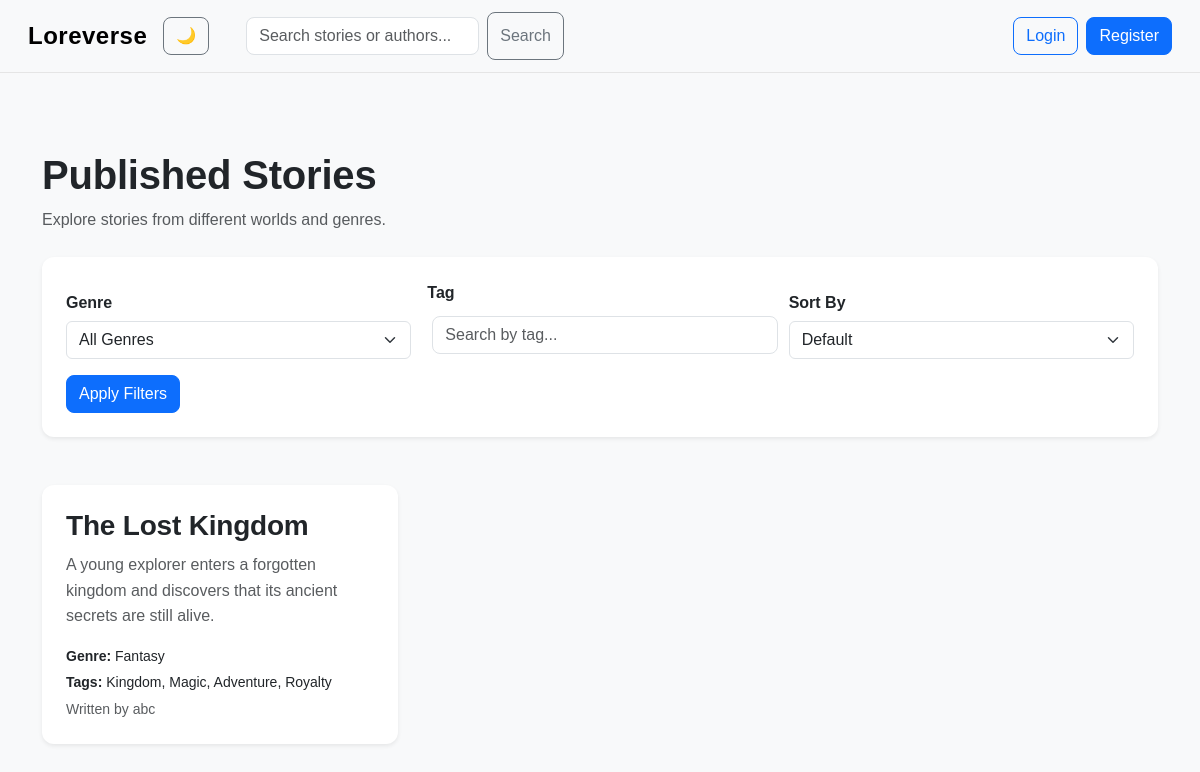
Before: /stories/ with the older database file.
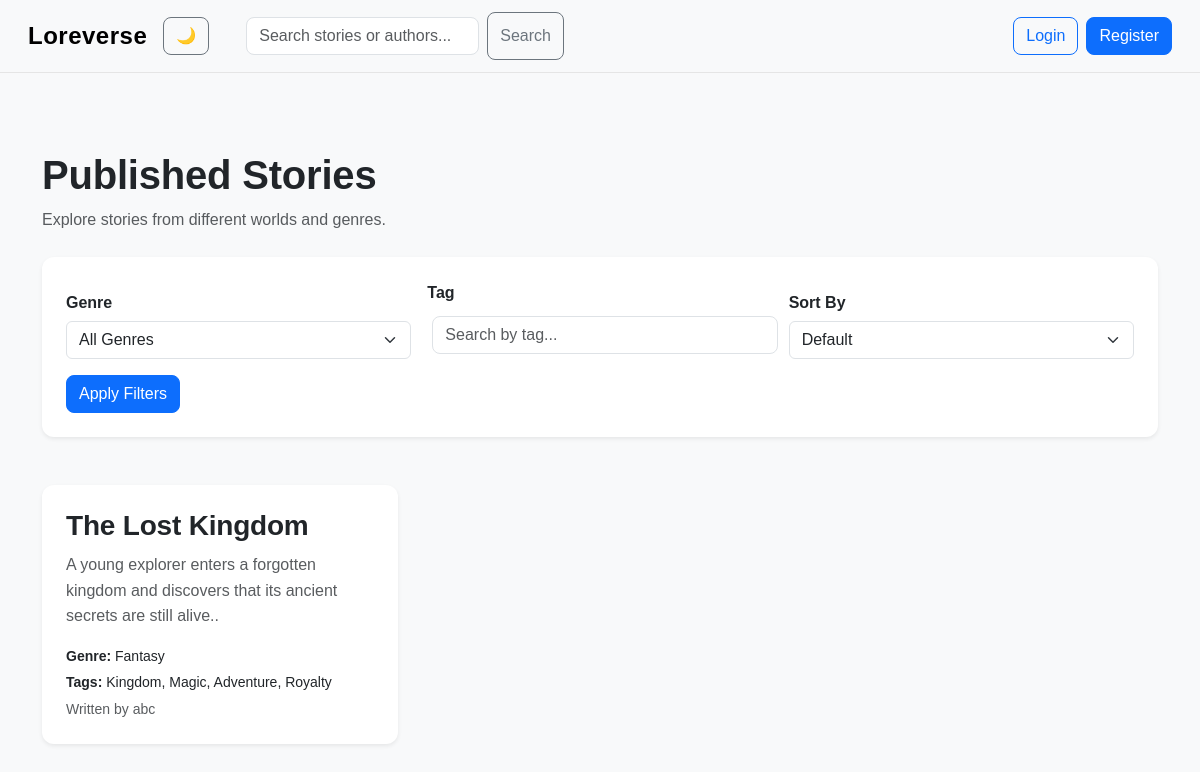
After: the same page with the newer database file.
### loreverse/models.py (models this page shows, shortened)
class Story(models.Model):
    GENRE_CHOICES = [
        ("Fantasy", "Fantasy"),
        ("Romance", "Romance"),
        ("Mystery", "Mystery"),
        ("Horror", "Horror"),
        ("Science Fiction", "Science Fiction"),
        ("Adventure", "Adventure"),
        ("Other", "Other"),]
    title = models.CharField(max_length=200)
    genre = models.CharField(max_length=30, choices=GENRE_CHOICES, default="Other")
    tags = models.CharField(max_length=300, blank=True)
    description = models.TextField()
    author = models.ForeignKey(User, on_delete=models.CASCADE)
    published = models.BooleanField(default=False)
    created_at = models.DateTimeField(auto_now_add=True)
    updated_at = models.DateTimeField(auto_now=True)
    favorited_by = models.ManyToManyField(User, related_name="favorite_stories", blank=True)
    want_to_read_by = models.ManyToManyField(User, related_name="want_to_read_stories", blank=True)

### loreverse/views.py (the view)
# urls.py: path("stories/", views.published_stories, name="published_stories"),
def published_stories(request):
    query = request.GET.get("q", "").strip()
    genre = request.GET.get("genre", "").strip()
    tag = request.GET.get("tag", "").strip()
    sort = request.GET.get("sort", "").strip()
    stories = Story.objects.filter(published=True)
    if query:
        stories = stories.filter(
            Q(title__icontains=query) |
            Q(author__username__icontains=query)
        )
    if genre:
        stories = stories.filter(genre=genre)
    if tag:
        stories = stories.filter(tags__icontains=tag)
    if sort == "newest":
        stories = stories.order_by("-created_at")
    elif sort == "oldest":
         stories = stories.order_by("created_at")
    return render(request, "loreverse/published_stories.html", {
        "stories": stories, "query": query, "genre": genre,
        "tag": tag, "sort": sort, "genre_choices": Story.GENRE_CHOICES,
    })

### loreverse/templates/loreverse/published_stories.html (shortened to what this page needs)
{% extends "loreverse/layout.html" %}
{% block body %}
<div class="container py-5">
    <div class="mb-4">
        <h1 class="fw-bold">Published Stories</h1>
        <p class="text-muted">
            Explore stories from different worlds and genres.
        </p>
    </div>
    <div class="card border-0 shadow-sm mb-5 filter-card">
        <div class="card-body p-4">
            <form method="get">
                <div class="row g-3 align-items-end">
                    <div class="col-md-4">
                        <label class="form-label fw-semibold">
                            Genre
                        </label>
                        <select class="form-select" name="genre">
                            <option value="">All Genres</option>
                        </select>
                    </div>
                    <div class="col-md-4">
                        <label class="form-label fw-semibold">Tag</label>
                        <input type="text"
                               class="form-control"
                               name="tag"
                               placeholder="Search by tag..."
                               value="{{ tag }}">
                    </div>
                    <div class="col-md-4">
                        <label class="form-label fw-semibold">Sort By</label>
                        <select class="form-select" name="sort">
                            <option value="">Default</option>
                        </select>
                    </div>
                    <div class="col-12">
                        <button type="submit" class="btn btn-primary">Apply Filters</button>
                    </div>
                </div>
            </form>
        </div>
    </div>
    {% if stories %}
        <div class="row g-4">
            {% for story in stories %}
                <div class="col-md-6 col-lg-4">
                    <div class="card h-100 border-0 shadow-sm story-card">
                        <div class="card-body d-flex flex-column">
                            <h3 class="card-title fw-bold">
                                <a href="{% url 'story_detail' story.id %}" class="text-decoration-none">{{ story.title }}</a>
                            </h3>
                            <p class="text-muted">{{ story.description }}</p>
                            <div class="mt-auto">
                                <p class="small mb-1">
                                    <strong>Genre:</strong>
                                    {{ story.get_genre_display }}
                                </p>
                                <p class="small mb-1">
                                    <strong>Tags:</strong>
                                    {{ story.tags }}
                                </p>
                                <p class="small text-muted mb-0">
                                    Written by {{ story.author.username }}
                                </p>
                            </div>
                        </div>
                    </div>
                </div>
            {% endfor %}
        </div>
    {% endif %}
</div>
{% endblock %}

Changed rows visible on the page:
changed Story "The Lost Kingdom": description "A young explorer enters a forgotten kingdom and discovers that its ancient secrets are still alive." → "A young explorer enters a forgotten kingdom and discovers that its ancient secrets are still alive.."
